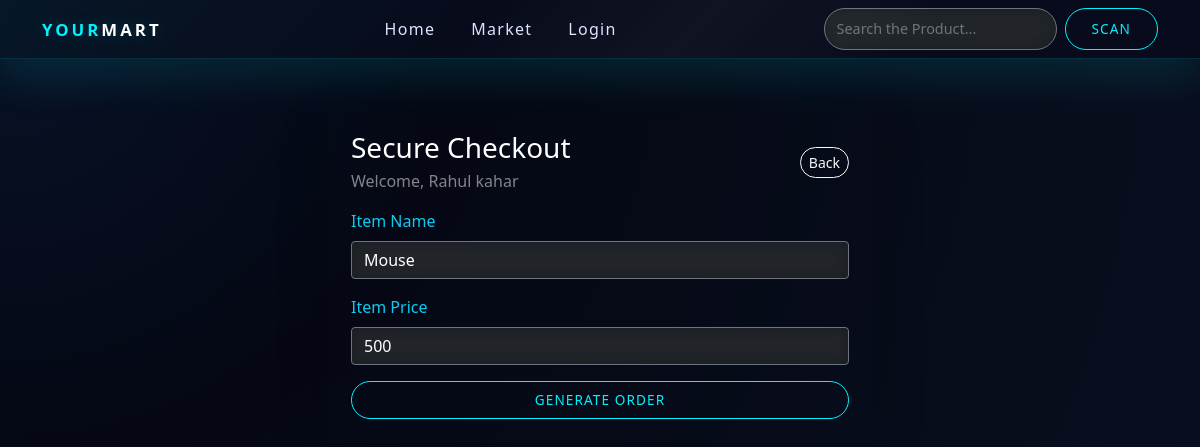
/userdashboard/payment/9/ (signed in), run on the app's committed database.
### app/models.py (models this page shows)
class User(models.Model):
    Name=models.CharField(max_length=40)
    Email=models.EmailField()
    Contact=models.IntegerField()
    Image=models.ImageField(upload_to='image')
    Pass=models.CharField(max_length=20)
    CPass = models.CharField(max_length=20, default='')

class Item(models.Model):
    item_name=models.CharField(max_length=40)
    item_desc=models.CharField(max_length=40)
    item_price=models.IntegerField()
    item_image=models.ImageField(upload_to='image')
    item_color=models.CharField(max_length=20)
    item_category=models.CharField(max_length=40)
    item_quantity=models.IntegerField(null=True)

### app/views.py (the view)
# urls.py: path('userdashboard/payment/<int:pk>/',views.payment,name='payment'),
@never_cache
def payment(req, pk):
    data = None
    if 'a_data' in req.session:
        data = req.session.get('a_data')
    elif 'user_id' in req.session:
        data = User.objects.get(id=req.session.get('user_id'))
    elif 'emp_id' in req.session:
        data = Add_Employee.objects.get(id=req.session.get('emp_id'))
    item_detail = Item.objects.get(id=pk)
    return render(req,'payment.html', {'item_detail': item_detail, 'data': data})

### app/templates/payment.html (shortened to what this page needs)
{% extends "index.html" %}
{% block content %}
<div class="container py-5">
    <div class="row justify-content-center">
        <div class="col-lg-6">
            <div class="hero-card p-4 rounded-4 shadow-lg mx-auto">
                <div class="d-flex justify-content-between align-items-center mb-3">
                    <div>
                        <h3 class="mb-1 text-white">Secure Checkout</h3>
                        <p class="text-white-50 mb-0">Welcome, {{ data.Name|default:user.username }}</p>
                    </div>
                    <a href="{% url 'userdashboard' %}" class="btn btn-outline-light btn-sm rounded-pill">Back</a>
                </div>
                <form action="{% url 'pay_amount' pk=item_detail.id %}" method="post">
                    <div class="mb-3">
                        <label class="form-label text-info fw-semibold">Item Name</label>
                        <input type="text" class="form-control bg-dark bg-opacity-75 border border-secondary border-opacity-25 text-white" value="{{ item_detail.item_name }}" readonly>
                    </div>
                    <div class="mb-3">
                        <label class="form-label text-info fw-semibold">Item Price</label>
                        {% if not payment %}
                        <input type="number" name="itemprice" class="form-control bg-dark bg-opacity-75 border border-secondary border-opacity-25 text-white" value="{{ item_detail.item_price }}" readonly>
                        {% else %}
                        <input type="number" name="itemprice" class="form-control bg-dark bg-opacity-75 border border-secondary border-opacity-25 text-white" value="{{ amount }}" readonly>
                        {% endif %}
                    </div>
                    <button type="submit" class="btn btn-neon w-100 py-2">Generate Order</button>
                </form>
            </div>
        </div>
    </div>
</div>
{% endblock content %}

### app/templates/index.html (style rules this page uses)
html, body { margin: 0; padding: 0; min-height: 100%; color: #f7f9ff; background: radial-gradient(circle at top left, #081227 0%, #050814 35%, #090f1f 100%); overflow-x: hidden; font-family: 'Segoe UI', sans-serif; }
body::before { content: ''; position: fixed; inset: 0; pointer-events: none; background: radial-gradient(circle at 20% 15%, rgba(0, 242, 254, 0.18), transparent 12%), radial-gradient(circle at 90% 20%, rgba(255, 255, 255, 0.08), transparent 10%), radial-gradient(circle at 60% 90%, rgba(0, 255, 178, 0.08), transparent 18%); opacity: 0.95; animation: drift 18s ease-in-out infinite alternate; z-index: -1; }
.btn-neon { border: 1px solid #00f2fe; color: #00f2fe; background: transparent; border-radius: 50px; padding: 10px 26px; transition: 0.35s ease; text-transform: uppercase; font-size: 0.85rem; letter-spacing: 0.08em; }
.form-control { background: rgba(255, 255, 255, 0.08); border: 1px solid rgba(255, 255, 255, 0.14); color: #ecf4ff; transition: all 0.3s ease; box-shadow: inset 0 0 12px rgba(0, 0, 0, 0.25); }

### data on the page
User: Name "Rahul kahar"
Item: item_name "Mouse", itemprice "500"
